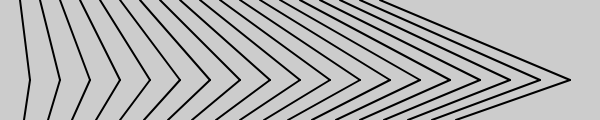
Frame 1 (no input)
Frame 60 (no input): identical to frame 1, image omitted
Frame 120 (the mouse pressed at the canvas centre since frame 60): identical to frame 1, image omitted

The p5.js sketch that drew this single still picture (run headless with seeded random() and noise() and a simulated clock; from frame 60 on, the mouse is pressed at the canvas centre):

// p5.js sketch
// ── sketch.js
function setup() {
  createCanvas(600, 120);
  strokeWeight(2);
}

function draw() {
  background(204);
  for (var i = 20; i < 400; i += 20) {
    line(i, 0, i + i/2, 80);
    line(i + i/2, 80, i*1.2, 120);
  }
}
